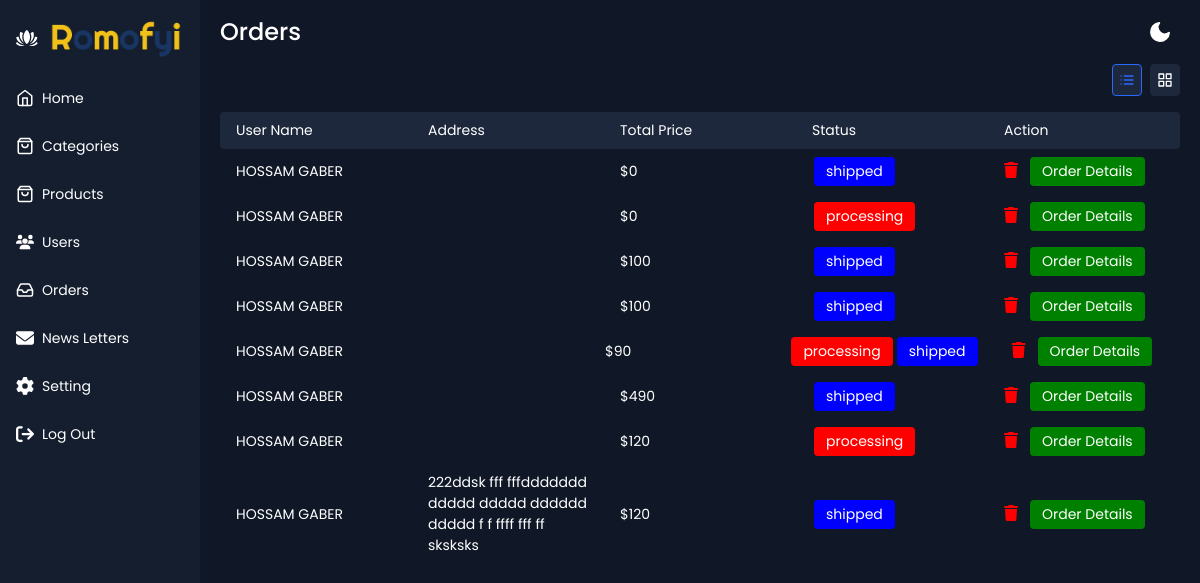
The page /Admin/dashboard.php?page=orders (signed in) on the database its author committed.
### tables this page shows
CREATE TABLE `orders` (
  `id` int(10) UNSIGNED NOT NULL,
  `user_id` int(10) UNSIGNED NOT NULL,
  `order_status` enum('pending','processing','shipped') NOT NULL DEFAULT 'pending',
  `finshed` enum('yes','no') NOT NULL DEFAULT 'no',
  `address` text DEFAULT NULL,
  `total_price` int(11) DEFAULT NULL,
  `payment_status` enum('0','1') NOT NULL DEFAULT '0',
  `created_at` timestamp NULL DEFAULT NULL,
  `updated_at` timestamp NULL DEFAULT NULL
);

CREATE TABLE `users` (
  `id` int(10) UNSIGNED NOT NULL,
  `name` varchar(255) NOT NULL,
  `email` varchar(255) NOT NULL,
  `email_verified_at` timestamp NULL DEFAULT NULL,
  `password` varchar(255) NOT NULL,
  `img` varchar(100) DEFAULT NULL,
  `remember_token` varchar(100) DEFAULT NULL,
  `created_at` timestamp NULL DEFAULT NULL,
  `updated_at` timestamp NULL DEFAULT NULL
);

### Admin/page/orders.php (the view, shortened to what this page needs)
<div class="app-content">
    <div class="app-content-header">
        <h1 class="app-content-headerText">Orders</h1>
        <button class="mode-switch" title="Switch Theme">
            <svg class="moon" fill="none" stroke="currentColor" stroke-linecap="round" stroke-linejoin="round"
                stroke-width="2" width="24" height="24" viewBox="0 0 24 24">
                <defs></defs>
                <path d="M21 12.79A9 9 0 1111.21 3 7 7 0 0021 12.79z"></path>
            </svg>
        </button>
    </div>
    <div class="app-content-actions">
        <div class="app-content-actions-wrapper">
            <button class="action-button list active" title="List View">
            </button>
            <button class="action-button grid" title="Grid View">
            </button>
        </div>
    </div>
    <div class="products-area-wrapper tableView">
        <div class="products-header">
            <div class="product-cell status-cell">User Name</div>
            <div class="product-cell category">Address</div>
            <div class="product-cell status-cell">Total Price</div>
            <div class="product-cell status-cell">Status</div>
            <div class="product-cell status-cell">Action</div>
        </div>
        <?php
        $getOrderQuery="SELECT * FROM orders WHERE finshed='yes' ";
        $getOrderResult=mysqli_query($connection,$getOrderQuery);
        while($getOrderRow=mysqli_fetch_assoc($getOrderResult)){
            ?>
        <div class="products-row">
            <div class="product-cell category"><span class="cell-label">Client Name:</span><?php
                    $userId=$getOrderRow['user_id'] ;
                    $UserNameQuery="SELECT `name` FROM users WHERE id='$userId' ";
                    $UserNameResult=mysqli_query($connection,$UserNameQuery);
                    $UserNameRow=mysqli_fetch_assoc($UserNameResult);
                    echo $UserNameRow['name'];
                    ?></div>
            <div class="product-cell category"><span class="cell-label">Address:</span>
                <?php
                    echo $getOrderRow['address'];
                ?>
            </div>
            <div class="product-cell sales"></span>$<?php echo $getOrderRow['total_price'] ?> </div>
            <div class="product-cell sales"><span class="cell-label">Status:</span></span>
                <?php
                if($getOrderRow['order_status']=='processing'){
                    ?>
                        <a class="blueBtn" href="dashboard.php?page=orders&shipped=<?php echo $getOrderRow['id'] ?>">shipped</a>
                    <?php
                }elseif($getOrderRow['order_status']=='shipped'){
                    ?>
                        <a class="redBtn" href="dashboard.php?page=orders&processing=<?php echo $getOrderRow['id'] ?>">processing</a>
                    <?php
                }else{
                    ?>
                        <a class="redBtn" href="dashboard.php?page=orders&processing=<?php echo $getOrderRow['id'] ?>">processing</a>
                        <a class="blueBtn" href="dashboard.php?page=orders&shipped=<?php echo $getOrderRow['id'] ?>">shipped</a>
                    <?php
                }
                ?>
            </div>
            <div class="product-cell sales"><span class="cell-label">Action:</span>
                <a href="dashboard.php?page=orders&id=<?php echo $getOrderRow['id']?>">
                    <i class="fa-solid fa-trash" style="color: red; margin-right: 10px; font-size: 16px;"></i>
                </a>
                <a class="greenBtn" href="dashboard.php?page=orders_details&order_id=<?php echo $getOrderRow['id'] ?>">Order Details</a>
            </div>
        </div>
        <?php
        }
        ?>
    </div>
</div>

### Admin/admin_Style/style.css (style rules this page uses)
* { box-sizing: border-box; }
:root { --app-bg: #101827; --sidebar: rgba(21, 30, 47, 1); --sidebar-main-color: #fff; --table-border: #1a2131; --table-header: #1a2131; --app-content-main-color: #fff; --sidebar-link: #fff; --sidebar-active-link: #1d283c; --sidebar-hover-link: #1a2539; --action-color: #2869ff; --action-color-hover: #6291fd; --app-content-secondary-color: #1d283c; --filter-reset: #2c394f; --filter-shadow: rgba(16, 24, 39, 0.8) 0px 6px 12px -2px, rgba(0, 0, 0, 0.3) 0px 3px 7px -3px; }
body, html { margin: 0; padding: 0; height: 100%; width: 100%; }
body { overflow: hidden; font-family: "Poppins", sans-serif; background-color: var(--app-bg); -webkit-font-smoothing: antialiased; -moz-osx-font-smoothing: grayscale; }
.mode-switch { background-color: transparent; border: none; padding: 0; color: var(--app-content-main-color); display: flex; justify-content: center; align-items: center; margin-left: auto; margin-right: 8px; cursor: pointer; }
.mode-switch .moon { fill: var(--app-content-main-color); }
.app-content { padding: 16px; background-color: var(--app-bg); height: 100%; flex: 1; max-height: 100%; display: flex; flex-direction: column; }
.app-content-header { display: flex; align-items: center; justify-content: space-between; padding: 0 4px; }
.app-content-headerText { color: var(--app-content-main-color); font-size: 24px; line-height: 32px; margin: 0; }
.app-content-actions { display: flex; justify-content: space-between; align-items: center; padding: 16px 4px; }
.app-content-actions-wrapper { display: flex; align-items: center; margin-left: auto; }
.action-button { border-radius: 4px; height: 32px; background-color: var(--app-content-secondary-color); border: 1px solid var(--app-content-secondary-color); display: flex; align-items: center; color: var(--app-content-main-color); font-size: 14px; margin-left: 8px; cursor: pointer; }
.action-button:focus, .action-button.active { outline: none; color: var(--action-color); border-color: var(--action-color); }
.products-area-wrapper { width: 100%; max-height: 100%; overflow: auto; padding: 0 4px; }
.tableView .products-header { display: flex; align-items: center; border-radius: 4px; background-color: var(--app-content-secondary-color); position: sticky; top: 0; }
.tableView .products-row { display: flex; align-items: center; border-radius: 4px; }
.tableView .product-cell { flex: 1; padding: 8px 16px; color: var(--app-content-main-color); font-size: 14px; display: flex; align-items: center; }

### Admin/dashboard.php (style rules this page uses)
.redBtn, .blueBtn, .greenBtn { color: #ffffff; text-decoration: none; padding: 4px 12px; margin: 0px 2px; border-radius: 4px; }
.blueBtn { background-color: blue; }
.redBtn { background-color: red; }
.greenBtn { background-color: green; }
.active,.disabled { text-decoration: none; }

### rows shown on the page
orders: user.name "HOSSAM GABER", total_price "0"
orders: user.name "HOSSAM GABER", total_price "0"
orders: user.name "HOSSAM GABER", total_price "100"
orders: user.name "HOSSAM GABER", total_price "100"
orders: user.name "HOSSAM GABER", total_price "90"
orders: user.name "HOSSAM GABER", total_price "490"
orders: user.name "HOSSAM GABER", total_price "120"
orders: user.name "HOSSAM GABER", address "222ddsk fff fffddddddd ddddd ddddd dddddd ddddd f f ffff fff ff sksksks", total_price "120"
